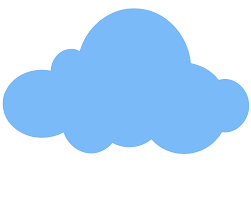
#> input picture images/Tutorial9/cloud.png, 251 x 201 px
$ python Tutorial9.py
#> lines starting #> are read from the running program, lines starting #| are printed output that depends on the picture; after the words box and inside, x2 and y2 are one past the last pixel; in counts of white or black regions, pixels touching at a corner belong together
# Tutorial 9 : Example by self
# Video capture and image arithmetics revision

import cv2
import numpy as np

cap = cv2.VideoCapture(0)

width = cap.get(4)

img = cv2.imread('./images/Tutorial9/cloud.png',cv2.IMREAD_COLOR)
#> img is the input picture: shape (201, 251, 3); mean B, G, R 252.2, 223.5, 194.3
img2gray = cv2.cvtColor(img, cv2.COLOR_BGR2GRAY)
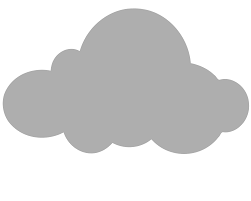
#> img2gray: shape (201, 251); min 166, max 255, mean 218
ret, mask = cv2.threshold(img2gray, 200, 255, cv2.THRESH_BINARY)
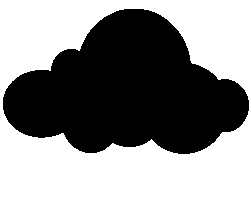
#> mask: shape (201, 251); 54.5% white; 1 black region, box (x1, y1, x2, y2) and area: (3, 9, 249, 154) 22932
mask_inv = cv2.bitwise_not(mask)
img_fg = cv2.bitwise_and(img, img, mask = mask_inv)
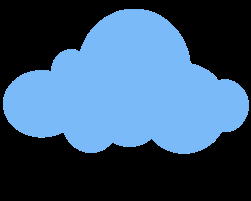
#> img_fg: shape (201, 251, 3); mean B, G, R 113.2, 84.5, 55.5

rows, cols, zaxis = img.shape
#> rows = 201; cols = 251; zaxis = 3

x = 0
y = 0

while True :
	ret, frame = cap.read()
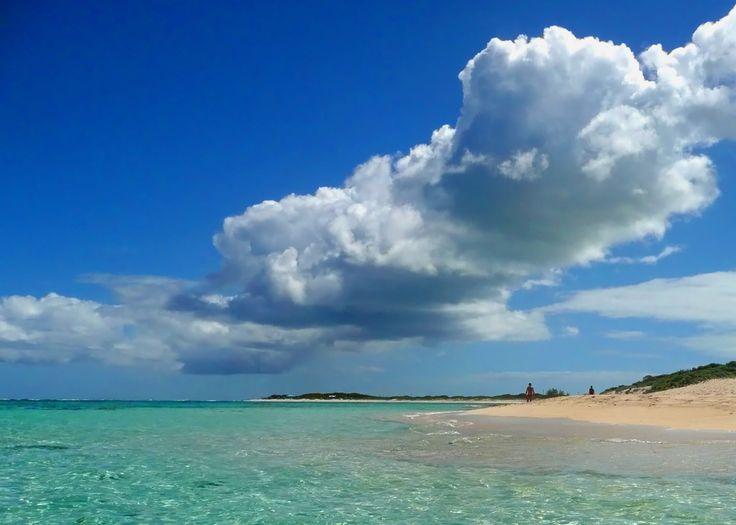
#> input picture images/Tutorial14/in.jpg, 736 x 525 px, given in place of the camera
#> frame is the input picture: shape (525, 736, 3); mean B, G, R 165.5, 130.2, 83.6

	nf = frame[x:x+rows, y:y+cols]

	img_bg = cv2.bitwise_and(nf, nf, mask = mask)
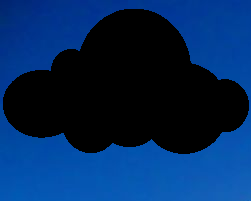
#> img_bg: shape (201, 251, 3); mean B, G, R 88.6, 39.6, 2.2
	res = cv2.add(img_fg, img_bg)
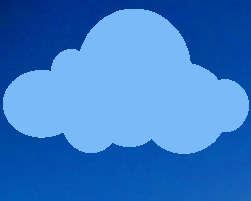
#> res: shape (201, 251, 3); mean B, G, R 201.7, 124.2, 57.7

	frame[x:x+rows,y:y+cols] = res
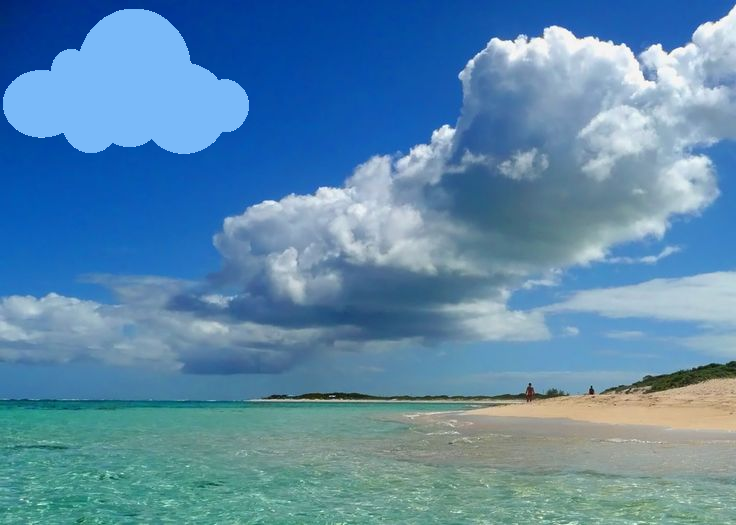
#> frame: shape (525, 736, 3); 5.93% of pixels changed, all inside (x1, y1, x2, y2) = (3, 9, 249, 154)

	cv2.imshow('Demo',frame)
	if cv2.waitKey(1) & 0xFF == ord('q') :
#> (key q is pressed here)
		break

	y = y + 5

	if y+cols >= width :
		y = 0

cap.release()
cv2.destroyAllWindows()
